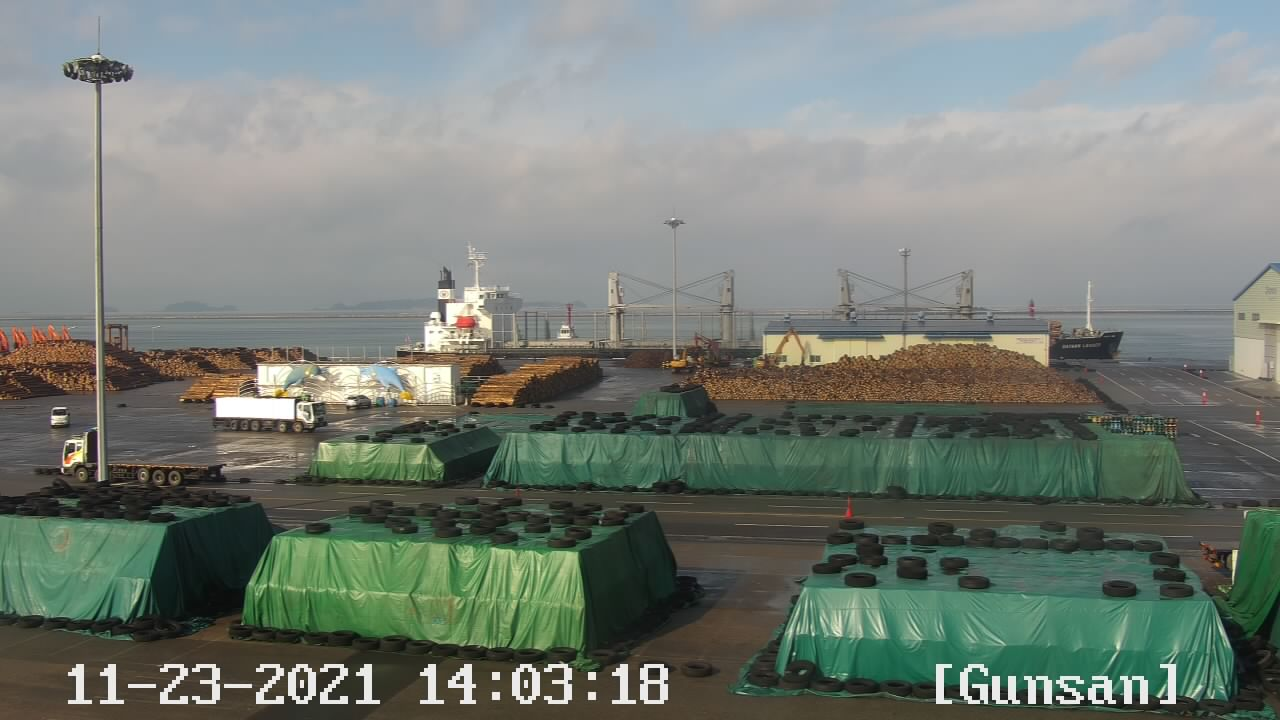
#> input picture data/image/seafoggunsan_cctv_20211123140300.jpg, 1280 x 720 px
$ python -i visualize.py   (imports and definitions only)
#> lines starting #> are read from the running program, lines starting #| are printed output that depends on the picture
#> further down, picture is the input picture: shape (720, 1280, 3); mean B, G, R 118.3, 126.1, 117.9
import numpy as np
from PIL import Image
import gradio as gr
import argparse
import os
import cv2 as cv
import matplotlib.pyplot as plt


def sepia(img):
    grey = cv.cvtColor(img, cv.COLOR_BGR2GRAY)
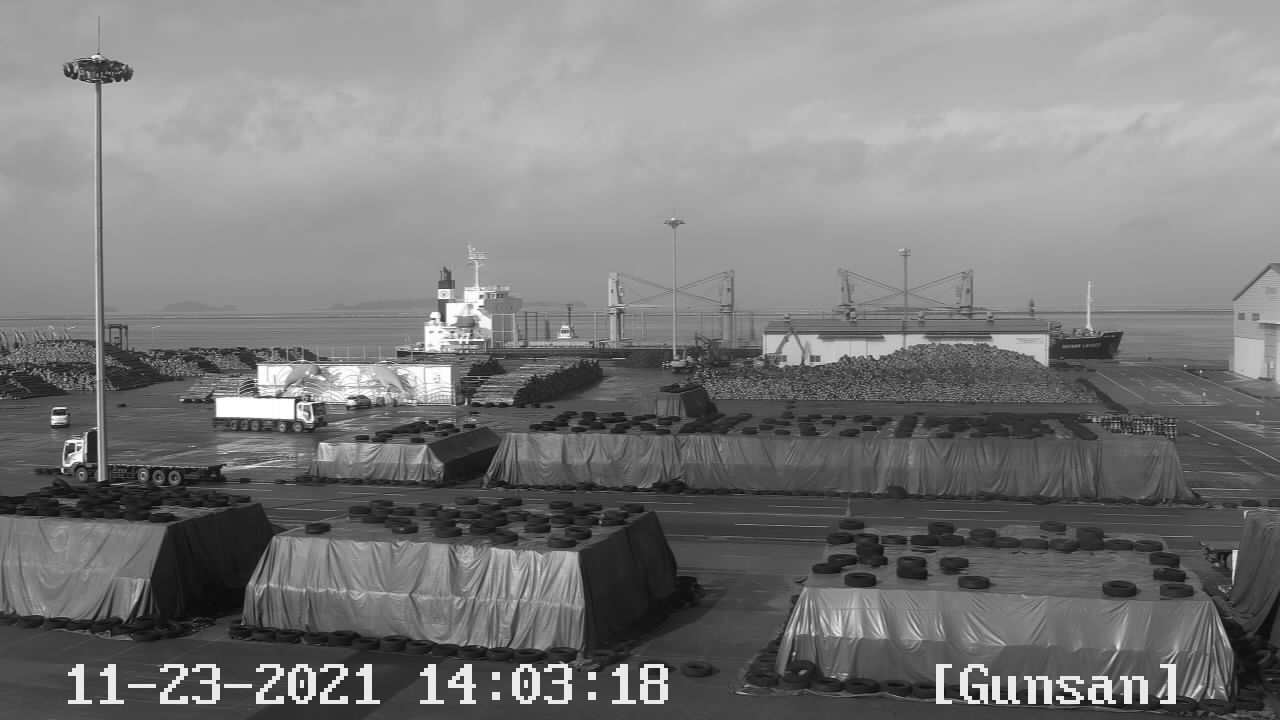
#> grey: shape (720, 1280); min 5, max 255, mean 122.7
    clahe = cv.createCLAHE(clipLimit=2.0, tileGridSize=(8,8))
    cl1 = clahe.apply(grey)
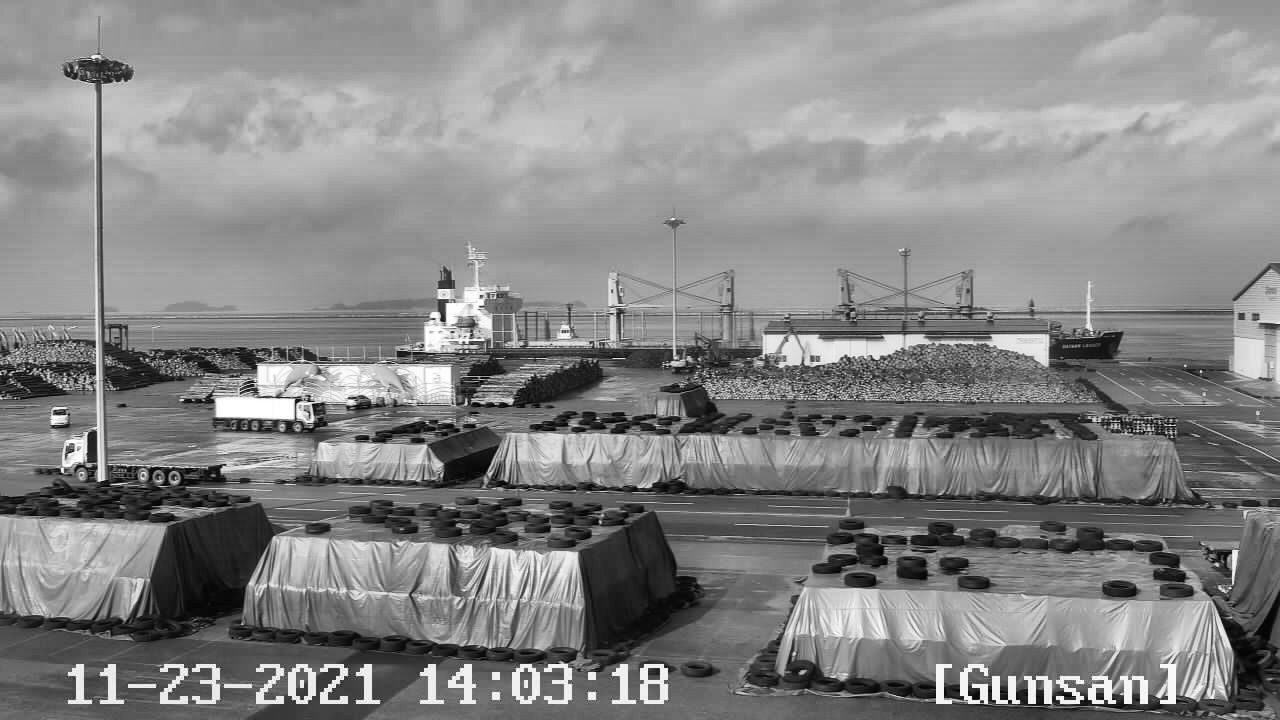
#> cl1: shape (720, 1280); min 2, max 255, mean 134.2

    dst = cv.Canny(image=cl1, threshold1=100, threshold2=200)
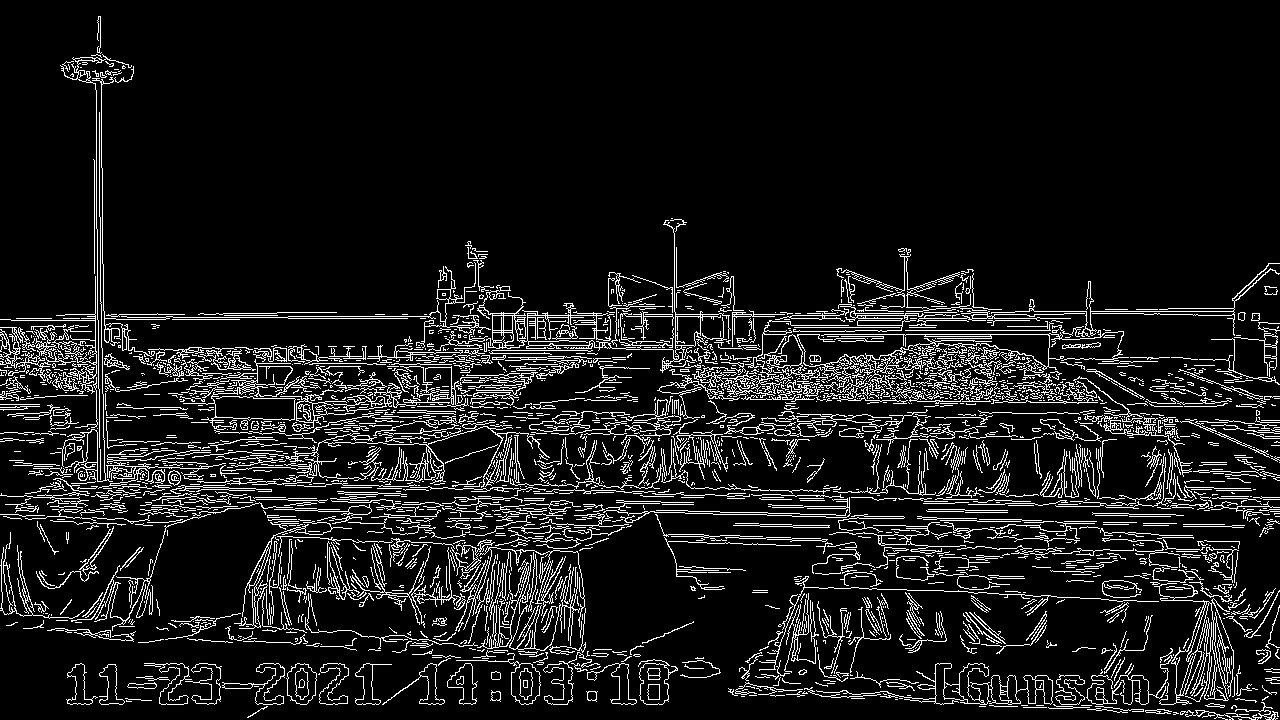
#> dst: shape (720, 1280); 9.8% white in thin lines or dots
    cdstP = cv.cvtColor(dst, cv.COLOR_GRAY2BGR)
#> cdstP: shape (720, 1280, 3); 9.8% white in thin lines or dots
    linesP = cv.HoughLinesP(dst, 1, np.pi / 180, 50, None, 50, 10)
#> linesP = 562 rows, first 6: [780, 318, 1070, 318], [3, 357, 111, 359], [822, 379, 926, 382], [65, 314, 184, 314], [526, 348, 625, 348], [255, 360, 360, 360]
    for i in range(0, len(linesP)):
        l = linesP[i][0]

        p1_x, p1_y, p2_x, p2_y = linesP[i][0]
        p1 = (p1_x, p1_y)
        p2 = (p2_x, p2_y)
        cv.line(cdstP, p1, p2, (255,0,0), 3, cv.LINE_AA)
#> this loop made 562 passes
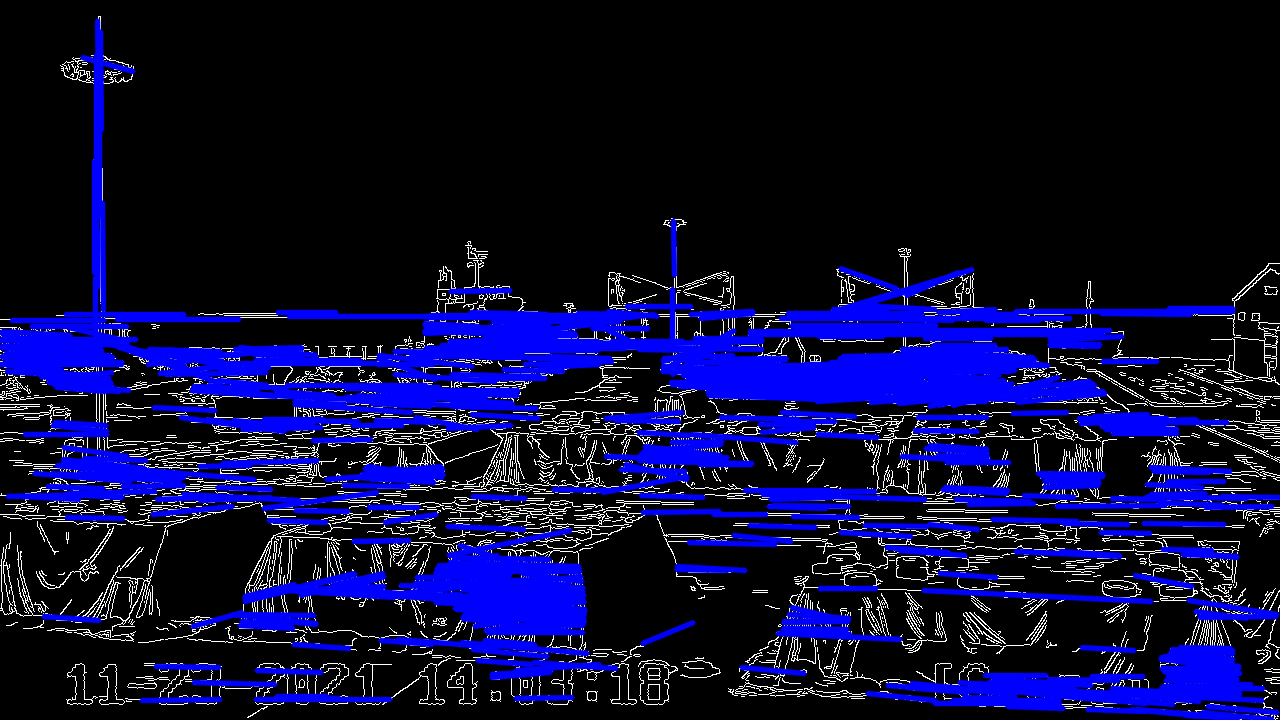
#> cdstP: shape (720, 1280, 3); mean B, G, R 56.1, 12.2, 12.2


    hl = np.argmax(np.mean(cdstP[...,0] == 255, axis=1))
#> hl = 314
    height, width, _ = img.shape
#> height = 720; width = 1280
    image = cv.line(img, (0, hl), (width-1, hl), (0,0,255), 5)
    return image

# [1 line that did not run here, left out]
# [1 line not run here, left out]

>>> import cv2
>>> picture = cv2.imread('../data/image/seafoggunsan_cctv_20211123140300.jpg')
>>> result = sepia(picture)

$ run again, on data/image/seafoggunsan_cctv_20211124135200.jpg
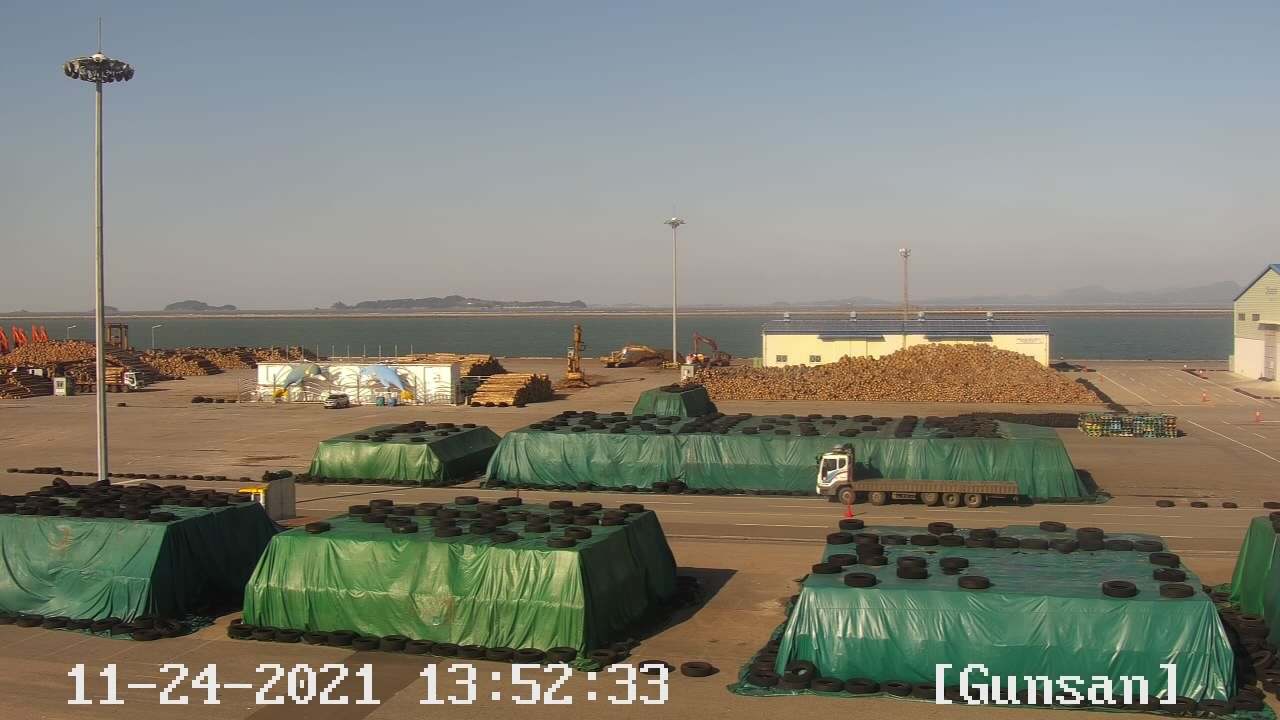
#> input picture data/image/seafoggunsan_cctv_20211124135200.jpg, 1280 x 720 px
#> picture is the input picture: shape (720, 1280, 3); mean B, G, R 115.8, 127.8, 127
#> in sepia, `dst = cv.Canny(image=cl1, threshold1=100, threshold2=200)`:
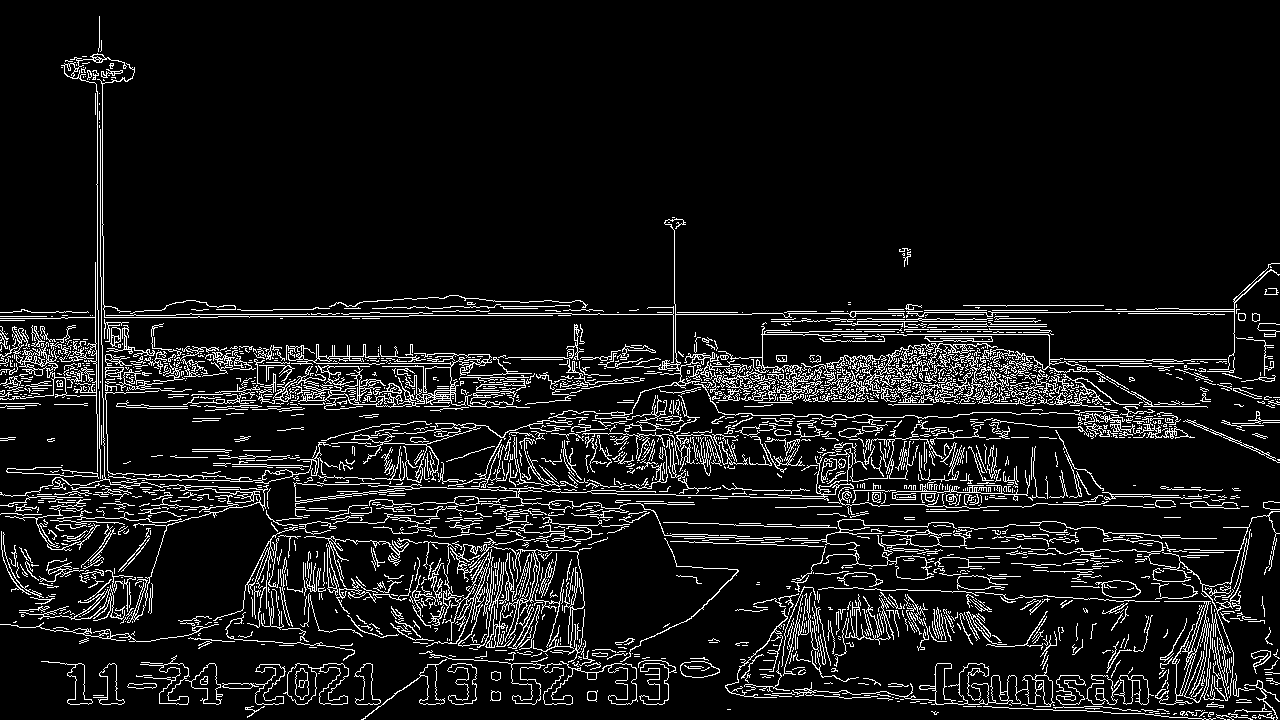
#> dst: shape (720, 1280); 8.9% white in thin lines or dots
#> linesP = 588 rows, first 6: [784, 365, 1056, 370], [551, 382, 607, 384], [673, 382, 984, 403], [282, 359, 365, 359], [478, 379, 530, 382], [826, 363, 1050, 367]
#> the loop in sepia, `for i in range(0, len(linesP)):` made 588 passes
#> after the loop in sepia, `for i in range(0, len(linesP)):`:
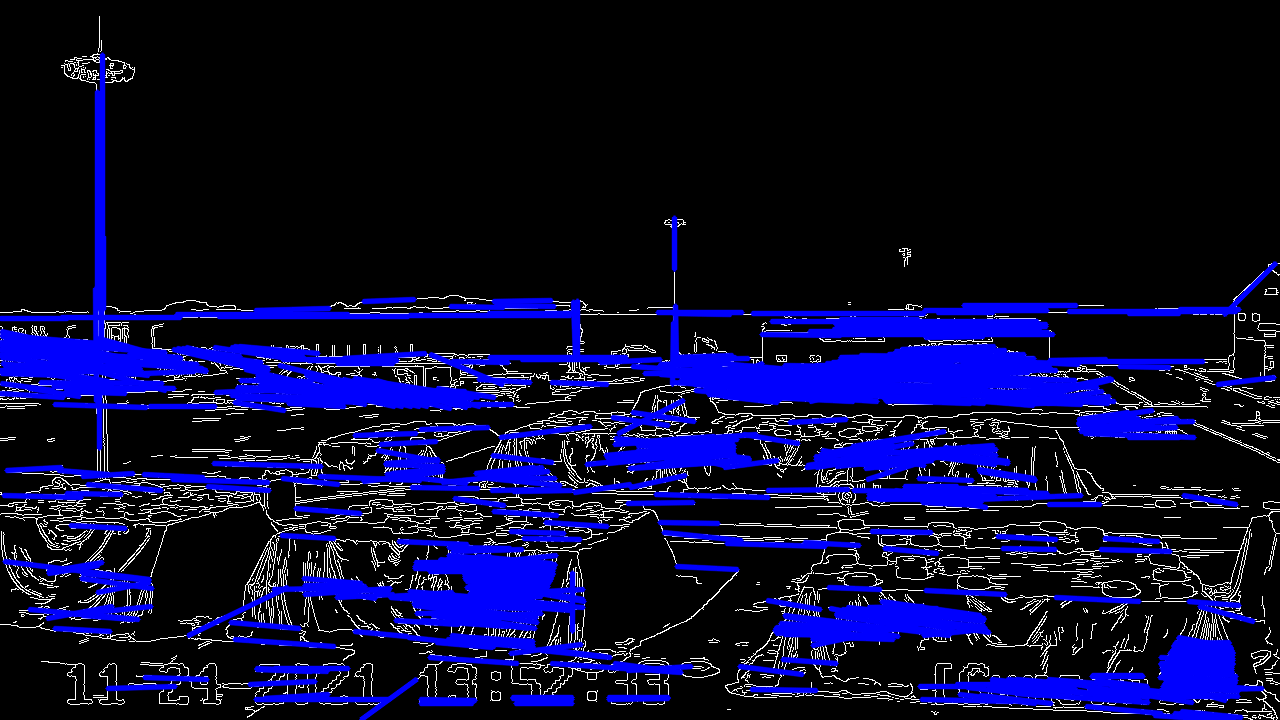
#> cdstP: shape (720, 1280, 3); mean B, G, R 51.1, 10.6, 10.6
#> hl = 361

$ run again, on data/image/seafoggunsan_cctv_20211126103200.jpg
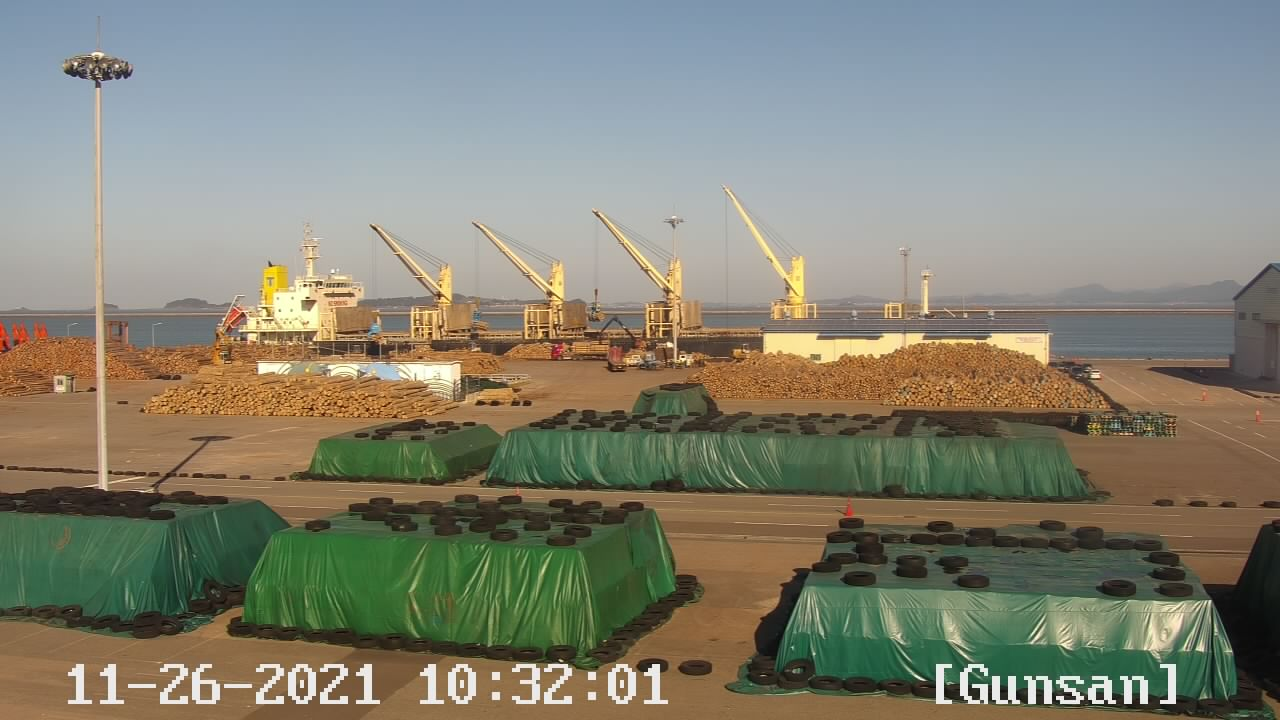
#> input picture data/image/seafoggunsan_cctv_20211126103200.jpg, 1280 x 720 px
#> picture is the input picture: shape (720, 1280, 3); mean B, G, R 116.3, 130.7, 130.9
#> in sepia, `dst = cv.Canny(image=cl1, threshold1=100, threshold2=200)`:
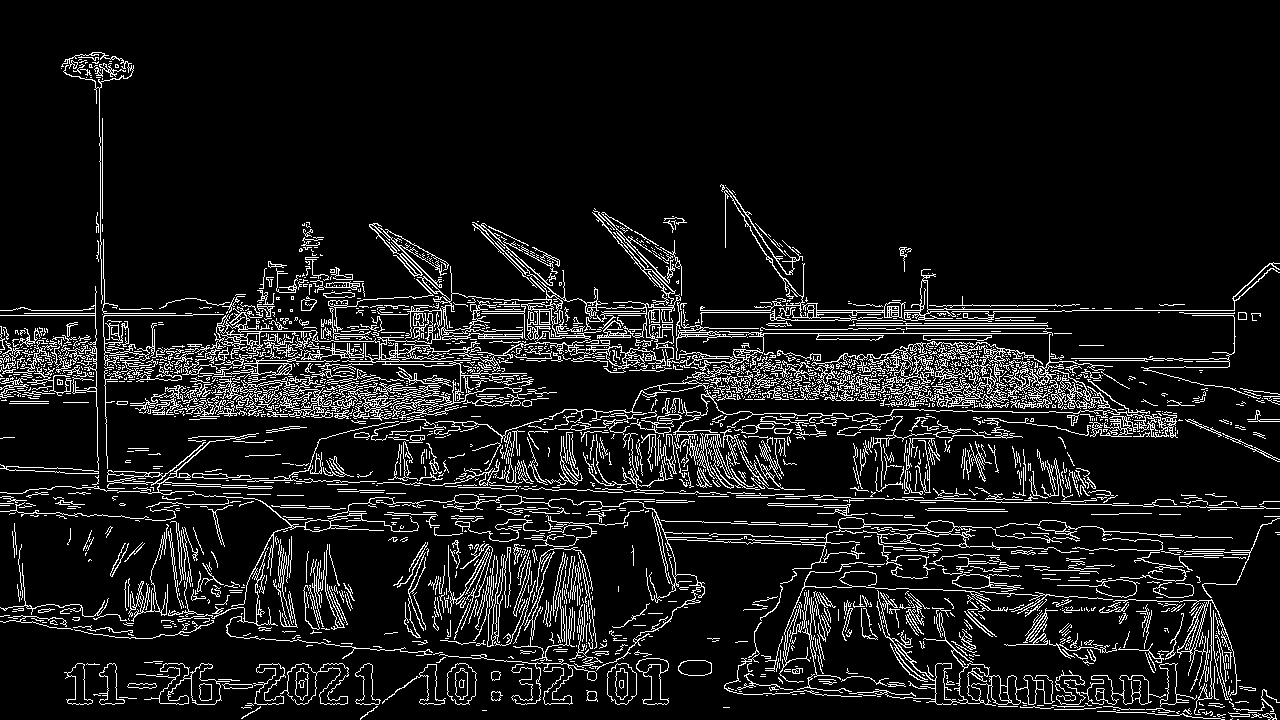
#> dst: shape (720, 1280); 9.6% white in thin lines or dots
#> linesP = 612 rows, first 6: [1062, 310, 1234, 310], [883, 384, 1009, 395], [607, 333, 681, 333], [207, 358, 320, 358], [512, 347, 643, 361], [707, 371, 1105, 392]
#> the loop in sepia, `for i in range(0, len(linesP)):` made 612 passes
#> after the loop in sepia, `for i in range(0, len(linesP)):`:
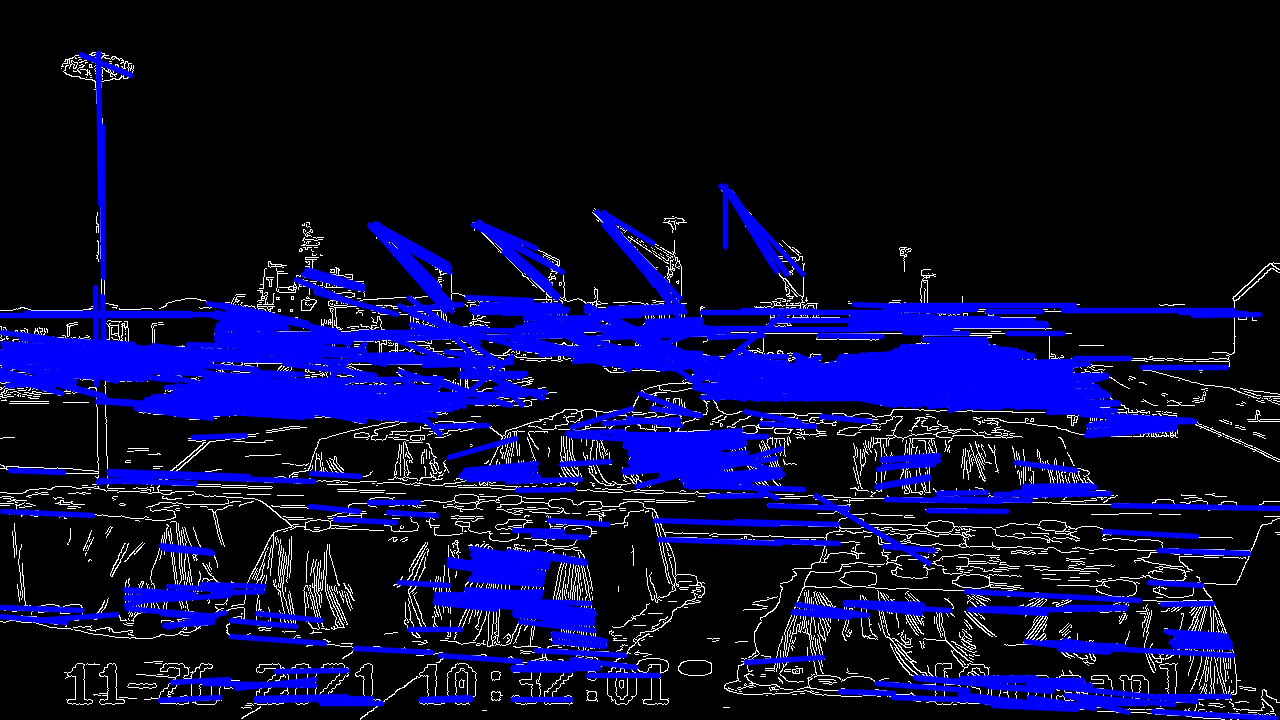
#> cdstP: shape (720, 1280, 3); mean B, G, R 55.4, 10.8, 10.8
#> hl = 360
